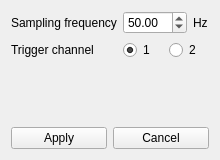
<?xml version="1.0" encoding="UTF-8"?>
<ui version="4.0">
 <class>Form</class>
 <widget class="QWidget" name="Form">
  <property name="enabled">
   <bool>true</bool>
  </property>
  <property name="geometry">
   <rect>
    <x>0</x>
    <y>0</y>
    <width>220</width>
    <height>160</height>
   </rect>
  </property>
  <property name="minimumSize">
   <size>
    <width>220</width>
    <height>160</height>
   </size>
  </property>
  <property name="maximumSize">
   <size>
    <width>220</width>
    <height>160</height>
   </size>
  </property>
  <property name="windowTitle">
   <string>Settings</string>
  </property>
  <property name="windowIcon">
   <iconset resource="res/resources.qrc">
    <normaloff>:/icons/vinyl.png</normaloff>:/icons/vinyl.png</iconset>
  </property>
  <layout class="QVBoxLayout" name="verticalLayout">
   <item>
    <layout class="QFormLayout" name="formLayout">
     <item row="1" column="0">
      <widget class="QLabel" name="label">
       <property name="text">
        <string>Sampling frequency</string>
       </property>
      </widget>
     </item>
     <item row="2" column="0">
      <widget class="QLabel" name="label_2">
       <property name="text">
        <string>Trigger channel</string>
       </property>
      </widget>
     </item>
     <item row="1" column="1">
      <layout class="QHBoxLayout" name="horizontalLayout_2">
       <item>
        <widget class="QDoubleSpinBox" name="freq_spinbox">
         <property name="minimum">
          <double>1.000000000000000</double>
         </property>
         <property name="maximum">
          <double>500.000000000000000</double>
         </property>
         <property name="value">
          <double>50.000000000000000</double>
         </property>
        </widget>
       </item>
       <item>
        <widget class="QLabel" name="label_3">
         <property name="text">
          <string>Hz</string>
         </property>
        </widget>
       </item>
      </layout>
     </item>
     <item row="2" column="1">
      <layout class="QHBoxLayout" name="horizontalLayout">
       <item>
        <widget class="QRadioButton" name="trigger_radio_1">
         <property name="text">
          <string>1</string>
         </property>
         <property name="checked">
          <bool>true</bool>
         </property>
        </widget>
       </item>
       <item>
        <widget class="QRadioButton" name="trigger_radio_2">
         <property name="text">
          <string>2</string>
         </property>
         <property name="checked">
          <bool>false</bool>
         </property>
        </widget>
       </item>
      </layout>
     </item>
    </layout>
   </item>
   <item>
    <spacer name="verticalSpacer">
     <property name="orientation">
      <enum>Qt::Vertical</enum>
     </property>
     <property name="sizeHint" stdset="0">
      <size>
       <width>20</width>
       <height>40</height>
      </size>
     </property>
    </spacer>
   </item>
   <item>
    <layout class="QHBoxLayout" name="horizontalLayout_3">
     <item>
      <widget class="QPushButton" name="apply_btn">
       <property name="text">
        <string>Apply</string>
       </property>
      </widget>
     </item>
     <item>
      <widget class="QPushButton" name="cancel_btn">
       <property name="text">
        <string>Cancel</string>
       </property>
      </widget>
     </item>
    </layout>
   </item>
  </layout>
 </widget>
 <resources>
  <include location="res/resources.qrc"/>
 </resources>
 <connections/>
</ui>
